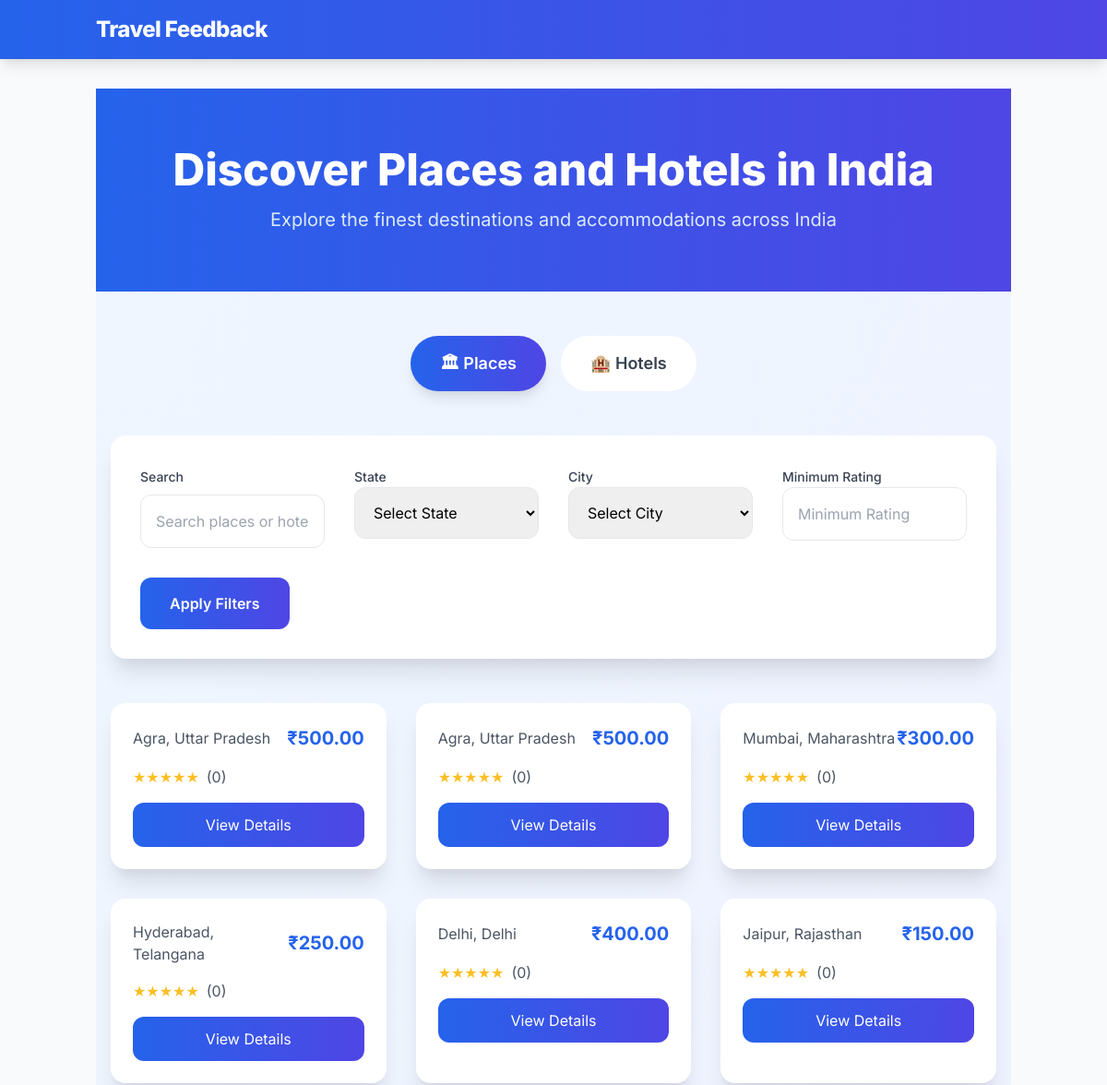
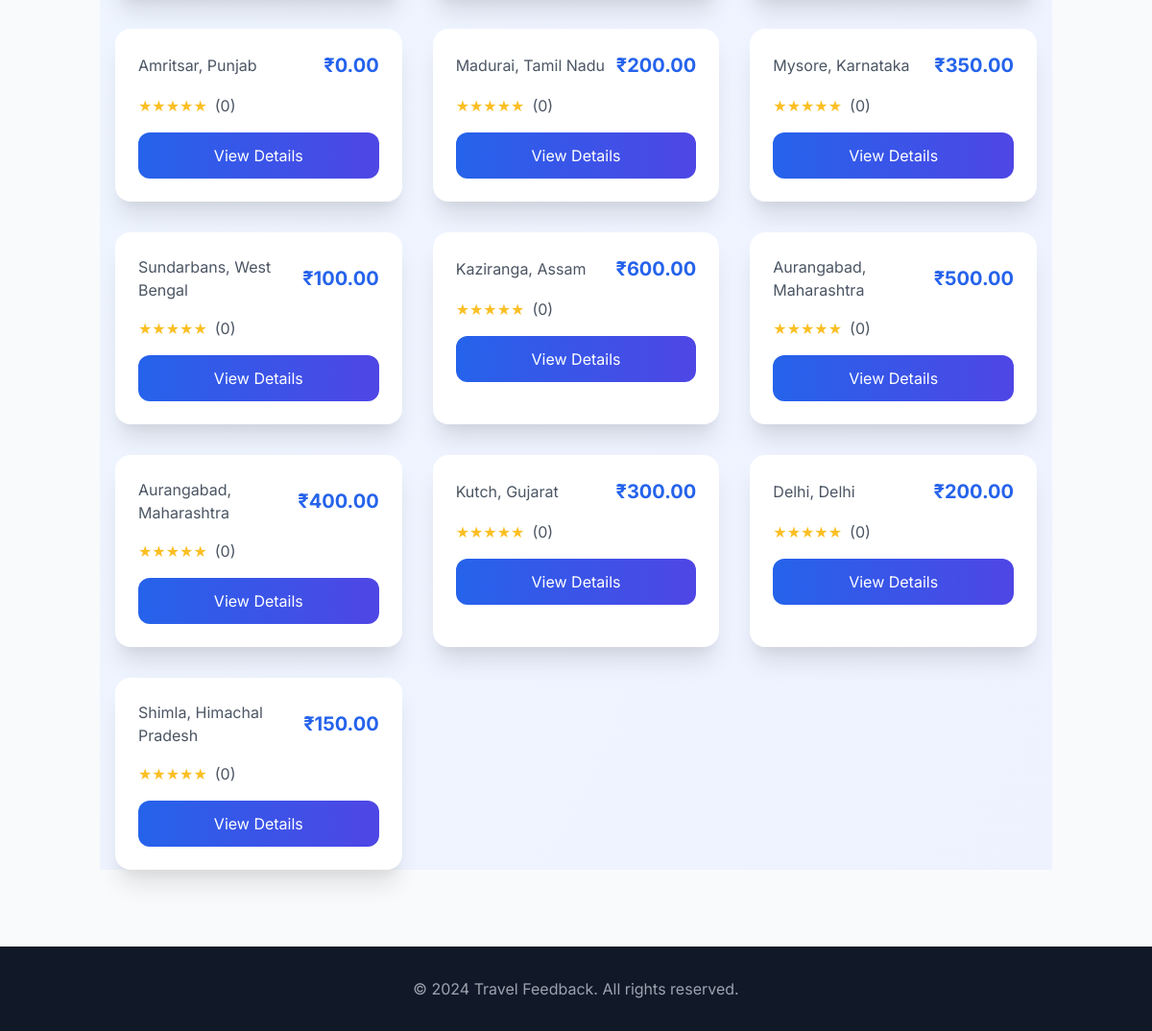
The app's page /, older data (2 pictures, top to bottom).
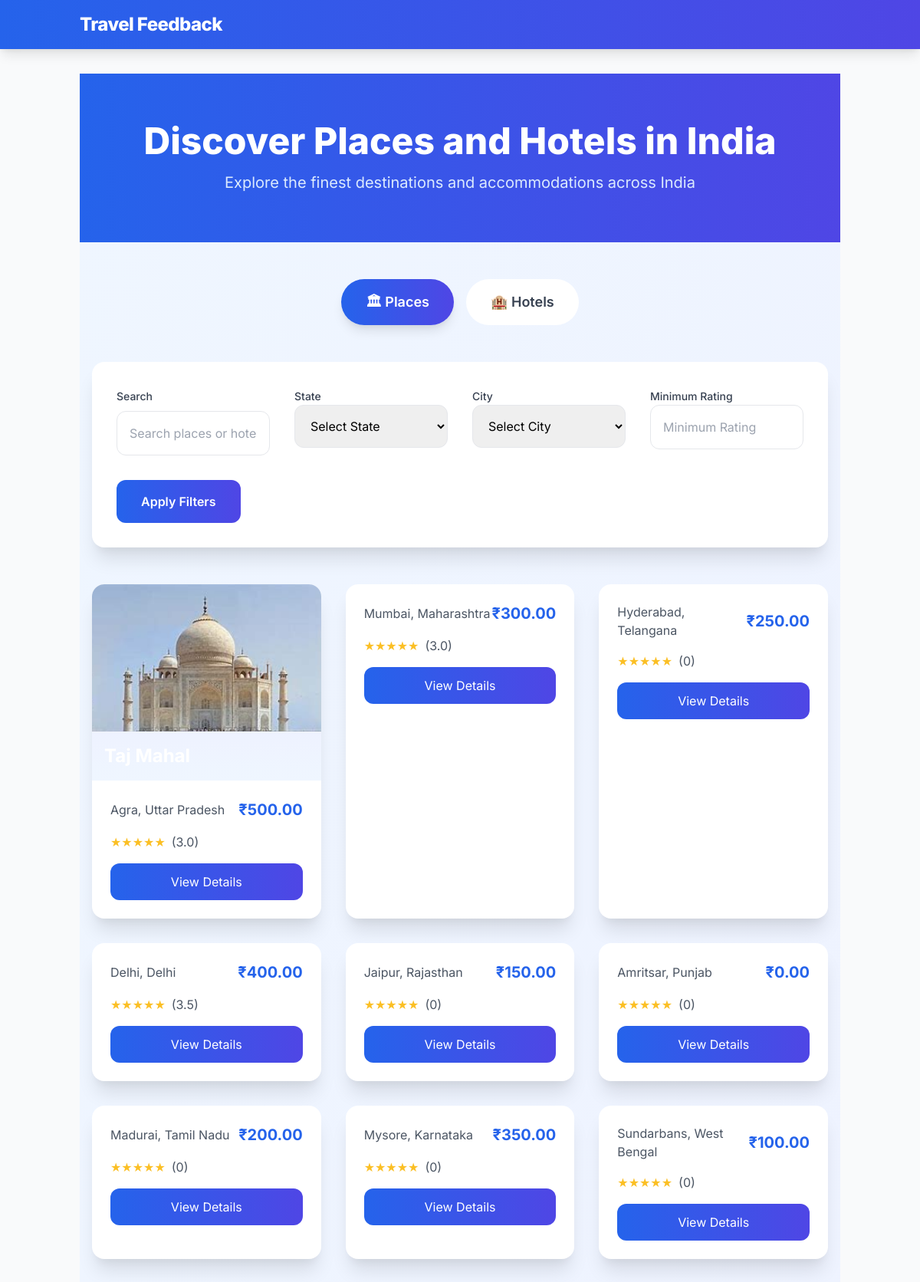
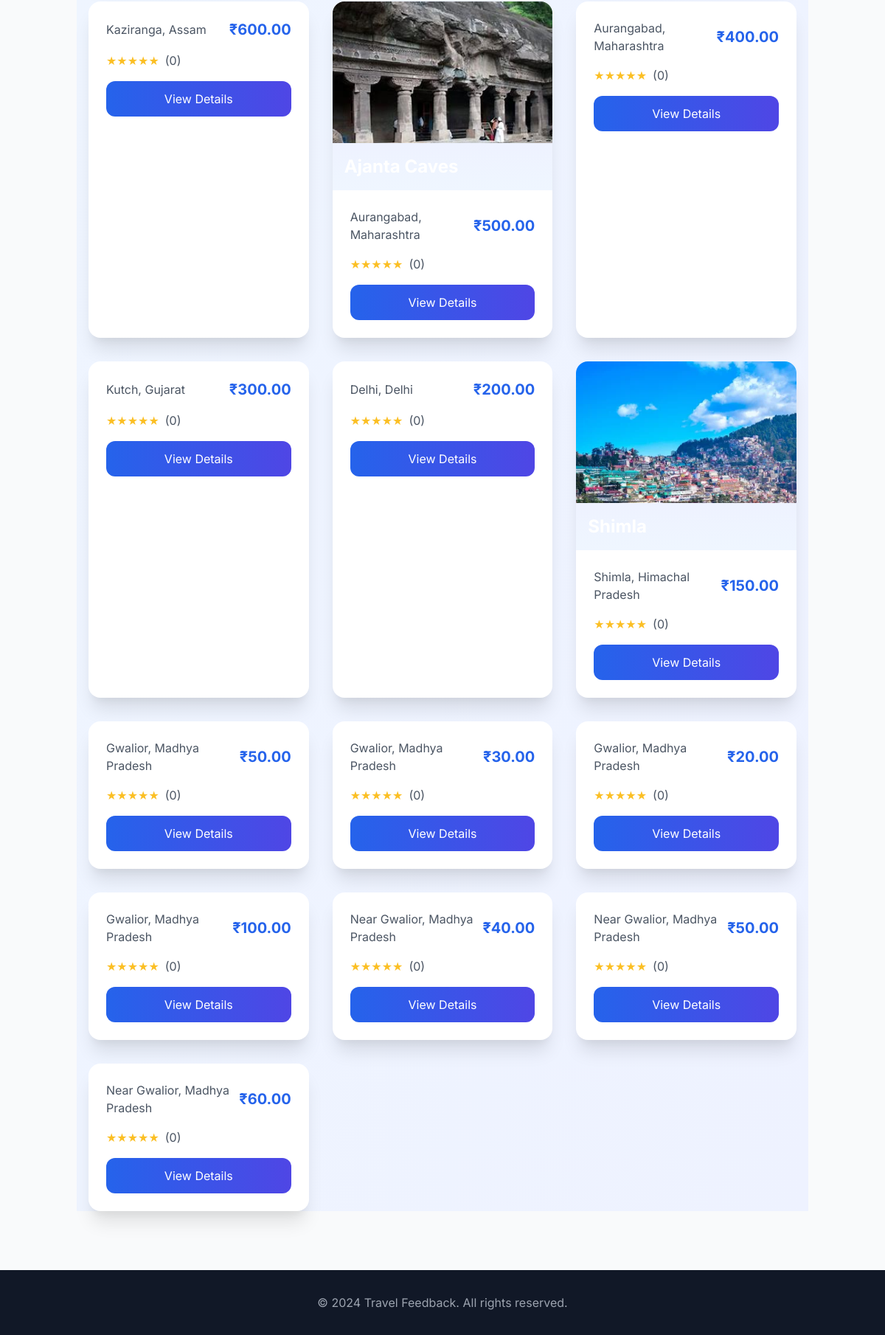
The same page, newer data (2 pictures, top to bottom).
### places/models.py (models this page shows, shortened)
class Place(models.Model):
    name = models.CharField(max_length=100)
    city = models.CharField(max_length=50)
    state = models.CharField(max_length=50)
    description = models.TextField()
    price = models.DecimalField(
        max_digits=10,
        decimal_places=2,
        validators=[MinValueValidator(0)]
    )
    image = models.ImageField(upload_to='places/', null=True, blank=True)
    created_at = models.DateTimeField(auto_now_add=True)
    updated_at = models.DateTimeField(auto_now=True)
    def average_rating(self):
        avg = self.reviews.aggregate(models.Avg('rating'))['rating__avg']
        return round(avg, 1) if avg else 0

### places/views.py (the view)
# urls.py: path('', views.dashboard, name='dashboard'),
def dashboard(request):
    view_type = request.GET.get('view', 'places')
    if view_type == 'hotels':
        items = Hotel.objects.all()
    else:
        items = Place.objects.all()
    search_query = request.GET.get('search')
    state = request.GET.get('state')
    city = request.GET.get('city')
    min_rating = request.GET.get('min_rating')
    if search_query:
        items = items.filter(
            Q(name__icontains=search_query) |
            Q(description__icontains=search_query)
        )
    if state:
        items = items.filter(state__iexact=state)
    if city:
        items = items.filter(city__iexact=city)
    if min_rating:
        items = [p for p in items if p.average_rating() >= float(min_rating)]
    context = {
        'items': items,
        'states': Place.objects.values_list('state', flat=True).distinct(),
        'cities': Place.objects.values_list('city', flat=True).distinct(),
        'view_type': view_type,
    }
    return render(request, 'places/dashboard.html', context)

### places/templates/places/dashboard.html (shortened to what this page needs)
{% extends 'places/base.html' %}
{% block content %}
<div class="min-h-screen bg-gradient-to-br from-blue-50 to-indigo-50">
  <div class="relative py-16 mb-12 bg-gradient-to-r from-blue-600 to-indigo-600">
    <div class="container mx-auto px-4">
      <h1 class="text-5xl font-extrabold text-white text-center mb-4 animate-fade-in-down">
        Discover Places and Hotels in India
      </h1>
      <p class="text-xl text-blue-100 text-center max-w-2xl mx-auto">
        Explore the finest destinations and accommodations across India
      </p>
    </div>
  </div>
  <div class="container mx-auto px-4">
    <div class="flex justify-center mb-12 space-x-4">
      <a href="?view=places"
        class="px-8 py-4 rounded-full text-lg font-semibold {% if view_type == 'places' %}bg-gradient-to-r from-blue-600 to-indigo-600 text-white shadow-lg{% else %}bg-white text-gray-700{% endif %} transition-all duration-300 hover:shadow-xl transform hover:-translate-y-1">
        🏛 Places
      </a>
      <a href="?view=hotels"
        class="px-8 py-4 rounded-full text-lg font-semibold {% if view_type == 'hotels' %}bg-gradient-to-r from-blue-600 to-indigo-600 text-white shadow-lg{% else %}bg-white text-gray-700{% endif %} transition-all duration-300 hover:shadow-xl transform hover:-translate-y-1">
        🏨 Hotels
      </a>
    </div>
    <form method="GET" class="bg-white p-8 rounded-2xl shadow-xl mb-12 max-w-6xl mx-auto">
      <div class="grid grid-cols-1 md:grid-cols-4 gap-8">
        <div class="space-y-2">
          <label class="text-sm font-medium text-gray-700">Search</label>
          <input type="text" name="search" placeholder="Search places or hotels..."
            class="w-full p-4 border border-gray-200 rounded-xl focus:outline-none focus:ring-2 focus:ring-blue-500 focus:border-transparent transition-all duration-300" />
        </div>
        <div>
          <label class="text-sm font-medium text-gray-700">State</label>
          <select name="state" class="w-full p-4 border border-gray-200 rounded-xl focus:outline-none focus:ring-2 focus:ring-blue-500 focus:border-transparent transition-all duration-300">
            <option value="">Select State</option>
          </select>
        </div>
        <div>
          <label class="text-sm font-medium text-gray-700">City</label>
          <select name="city" class="w-full p-4 border border-gray-200 rounded-xl focus:outline-none focus:ring-2 focus:ring-blue-500 focus:border-transparent transition-all duration-300">
            <option value="">Select City</option>
          </select>
        </div>
        <div>
          <label class="text-sm font-medium text-gray-700">Minimum Rating</label>
          <input type="number" name="min_rating" min="1" max="5" placeholder="Minimum Rating"
            class="w-full p-4 border border-gray-200 rounded-xl focus:outline-none focus:ring-2 focus:ring-blue-500 focus:border-transparent transition-all duration-300" />
        </div>
      </div>
      <button type="submit"
        class="mt-8 w-full md:w-auto px-8 py-4 bg-gradient-to-r from-blue-600 to-indigo-600 text-white rounded-xl font-semibold hover:shadow-lg transform transition-all duration-300 hover:-translate-y-1">
        Apply Filters
      </button>
    </form>
    <div class="grid grid-cols-1 md:grid-cols-2 lg:grid-cols-3 gap-8 mb-12">
      {% for item in items %}
      <div class="bg-white rounded-2xl shadow-xl overflow-hidden transform transition-all duration-300 hover:-translate-y-2 hover:shadow-2xl">
        {% if item.image %}
        <div class="relative h-64">
          <img src="{{ item.image.url }}" alt="{{ item.name }}"
            class="w-full h-full object-cover transition-transform duration-300 hover:scale-105" />
          <div class="absolute bottom-0 left-0 right-0 bg-gradient-to-t from-black/60 to-transparent p-4">
            <h2 class="text-2xl font-bold text-white">{{ item.name }}</h2>
          </div>
        </div>
        {% endif %}
        <div class="p-6 space-y-4">
          <div class="flex items-center justify-between">
            <p class="text-gray-600">{{ item.city }}, {{ item.state }}</p>
            <p class="text-xl font-bold text-blue-600">₹{{ item.price }}</p>
          </div>
          <div class="flex items-center space-x-2">
            <div class="flex items-center">
              {% for i in "12345" %}
              <span class="text-yellow-400 {% if forloop.counter <= item.average_rating|floatformat:"0" %}fill-current{% else %}text-gray-300{% endif %}">★</span>
              {% endfor %}
            </div>
            <span class="text-gray-600">({{ item.average_rating }})</span>
          </div>
          <a href="{% if view_type == 'places' %}{% url 'place_detail' item.pk %}{% else %}{% url 'hotel_detail' item.pk %}{% endif %}"
            class="block text-center bg-gradient-to-r from-blue-600 to-indigo-600 text-white px-6 py-3 rounded-xl hover:shadow-lg transform transition-all duration-300 hover:-translate-y-1">
            View Details
          </a>
        </div>
      </div>
      {% empty %}
      <div class="col-span-full text-center py-12">
        <p class="text-xl text-gray-600">No items found matching your criteria.</p>
      </div>
      {% endfor %}
    </div>
  </div>
</div>
{% endblock %}

### places/templates/places/base.html (shortened to what this page needs)
<!DOCTYPE html>
<html lang="en">
  <head>
    {% load static %}
    <link
      href="https://cdn.jsdelivr.net/npm/tailwindcss@2.2.19/dist/tailwind.min.css"
      rel="stylesheet"
    />
    <link rel="stylesheet" href="{% static 'places/css/style.css' %}" />
  </head>
  <body class="min-h-screen bg-gray-50">
    <nav class="gradient-bg text-white shadow-lg">
      <div class="container mx-auto px-4 py-4">
        <div class="flex justify-between items-center">
          <a href="{% url 'dashboard' %}" class="text-2xl font-extrabold tracking-tight hover:text-blue-100 transition-colors">
            Travel Feedback
          </a>
        </div>
      </div>
    </nav>
    <main class="container mx-auto px-4 py-8">{% block content %}{% endblock %}</main>
    <footer class="bg-gray-900 text-white mt-auto">
      <div class="container mx-auto px-4 py-8">
        <div class="text-center">
          <p class="text-gray-400">&copy; 2024 Travel Feedback. All rights reserved.</p>
        </div>
      </div>
    </footer>
  </body>
</html>

### places/templates/places/base.html (style rules this page uses)
body { font-family: 'Inter', sans-serif; }
.gradient-bg { background: linear-gradient(to right, #2563eb, #4f46e5); }

### places/templates/places/dashboard.html (style rules this page uses)
.animate-fade-in-down { animation: fade-in-down 0.5s ease-out; }

Row changes from the older to the newer data that the page shows:
removed Place: city "Agra", state "Uttar Pradesh", price "500.00", average_rating "0"
changed Place "Agra": image empty → "places/taj.jpg" (drawn); image: picture added; average_rating "0" → "3.0"
computed for Place "Mumbai": average_rating "0" → "3.0"
computed for Place (number 4 of 22 on the later page): average_rating "0" → "3.5"
changed Place (number 11 of 22 on the later page): image empty → "places/ajanta.jpg" (drawn); image: picture added
changed Place "Shimla": image empty → "places/shimlawebp.webp" (drawn); image: picture added
added Place: city "Gwalior", state "Madhya Pradesh", price "50.00", average_rating "0"
added Place: city "Gwalior", state "Madhya Pradesh", price "30.00", average_rating "0"
added Place: city "Gwalior", state "Madhya Pradesh", price "20.00", average_rating "0"
added Place: city "Gwalior", state "Madhya Pradesh", price "100.00", average_rating "0"
added Place: city "Near Gwalior", state "Madhya Pradesh", price "40.00", average_rating "0"
added Place: city "Near Gwalior", state "Madhya Pradesh", price "50.00", average_rating "0"
added Place: city "Near Gwalior", state "Madhya Pradesh", price "60.00", average_rating "0"
